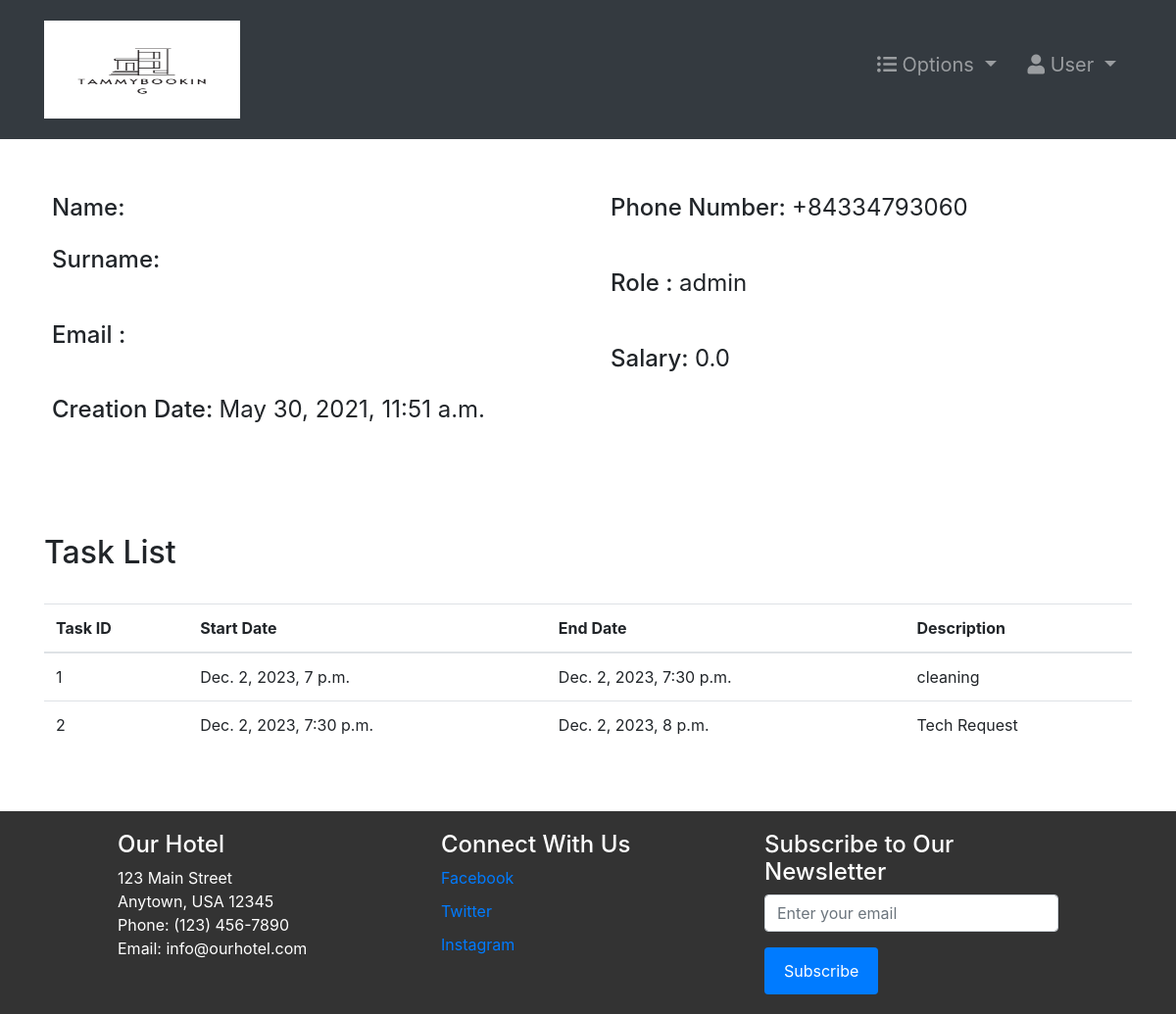
/employee-profile/1/ (signed in), run on the app's committed database.
### accounts/models.py (models this page shows, shortened)
class Employee(models.Model):
    user = models.OneToOneField(User, null=True, on_delete=models.CASCADE)
    phoneNumber = PhoneNumberField(unique=True)
    salary = models.FloatField()

class Task(models.Model):
    employee = models.ForeignKey(
        Employee,   null=True, on_delete=models.CASCADE)
    startTime = models.DateTimeField()
    endTime = models.DateTimeField()
    description = models.TextField()

### accounts/views.py (the view, shortened to what this page needs)
# urls.py: path('employee-profile/<str:pk>/', employee_details, name="employee-profile"),
@login_required(login_url='login')
def employee_details(request, pk):
    role = str(request.user.groups.all()[0])
    path = role + "/"
    tempUser = User.objects.get(id=pk)
    employee = Employee.objects.get(user=tempUser)
    tasks = Task.objects.filter(employee=employee)
    context = {
        "role": role,
        "employee": employee,
        "tasks": tasks
    }
    return render(request, path + "employee-profile.html", context)

### Templates/staff/employee-profile.html
{% extends '../index.html' %}
{% block context %}
{% include '../common_pages/employee-profile.html' %}
{% endblock %}

### Templates/common_pages/employee-profile.html (shortened to what this page needs)
<div class="container">
    <form action="" method="POST">
        <div class="row mt-5 clearfix">
            <div class="col-6">
                <div class="p-2 h4">
                    <span>Name:</span>
                </div>
                <div class="p-2 h4">
                    <span>Surname:</span>
                </div>
                <br>
                <div class="p-2 h4">
                    <span>Email :</span>
                </div>
                <br>
                <div class="p-2 h4">
                    <span>Creation Date:</span>
                    <span class="font-weight-normal">{{employee.user.date_joined}}</span>
                </div>
            </div>
            <div class="col-6">
                <div class="p-2 h4">
                    <span>Phone Number: </span>
                    {% if employee.user.id != request.user.id %}
                    <span class="font-weight-normal">{{employee.phoneNumber}}</span>
                    {% else %}
                    <input type="text" class="form-control border border-secondary" id="id_phoneNumber"
                        value="{{employee.phoneNumber}}" name="phoneNumber">
                    {% endif %}
                </div>
                <br>
                <div class="p-2 h4">
                    <span>Role :</span>
                    <span class="font-weight-normal">{{employee.user.groups.first}}</span>
                </div>
                <br>
                <div class="p-2 h4">
                    <span>Salary:</span>
                    <span class="font-weight-normal">{{employee.salary}}</span>
                </div>
            </div>
        </div>
        <br>
    </form>
    <br>
    {% if role == 'staff' or request.user != employee.user %}
    <div class="table-responsive my-5">
        <div class="table-header row">
            <div class="col-sm-12 col-md-12 col-lg-4 mb-4">
                <h2>Task List</h2>
            </div>
        </div>
        <table class="table table-hover">
            <thead>
                <tr>
                    <th>Task ID</th>
                    <th>Start Date</th>
                    <th>End Date</th>
                    <th>Description</th>
                </tr>
            </thead>
            <tbody>
                {% for tasks in tasks %}
                <tr>
                    <td>{{tasks.id}}</td>
                    <td>{{tasks.startTime}}</td>
                    <td>{{tasks.endTime}}</td>
                    <td>{{tasks.description}}</td>
                </tr>
                {% endfor %}
            </tbody>
        </table>
    </div>
    {% endif %}
</div>

### static/css/style.css (style rules this page uses)
* { margin: 0; padding: 0; -webkit-font-smoothing: antialiased; box-sizing: border-box; }
.clearfix { overflow: auto; }

### static/css/main.css (style rules this page uses)
* { margin: 0; padding: 0; -webkit-font-smoothing: antialiased; }
.clearfix { overflow: auto; }
body { position: relative; }

### data on the page
Employee: user.date_joined "May 30, 2021, 11:51 a.m.", phoneNumber "+84334793060", user.groups.first "admin", salary "0.0"
Task: id "1", startTime "Dec. 2, 2023, 7 p.m.", endTime "Dec. 2, 2023, 7:30 p.m.", description "cleaning"
Task: id "2", startTime "Dec. 2, 2023, 7:30 p.m.", endTime "Dec. 2, 2023, 8 p.m.", description "Tech Request"
